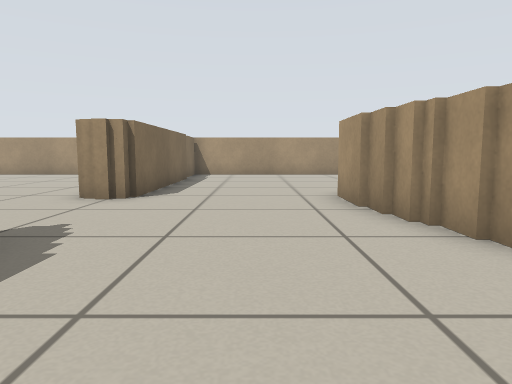
[1] (above)

24 first-person views from a walk through a robot-simulator world made for Stage. The camera is 0.46 m above the floor, tilts 6° down and sees 70° across. Floor lines are 1 m apart. The floor is counted in squares, 0.5 m on a side. Each view is taken from the middle of a square. On the plan, view 1 faces up. The plan holds only what a view shows up to about 12 squares ahead; the rest is blank. Robots are left out.

[2]
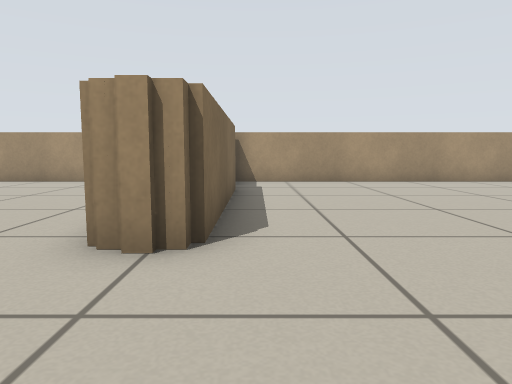

[3]
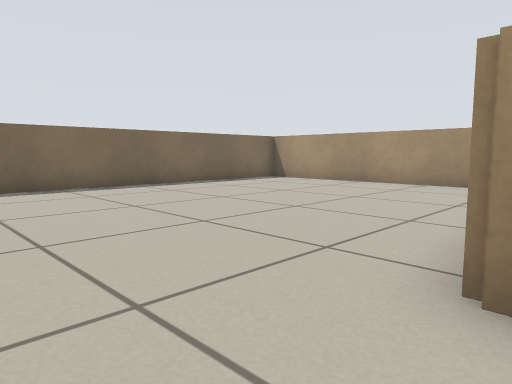

[4]
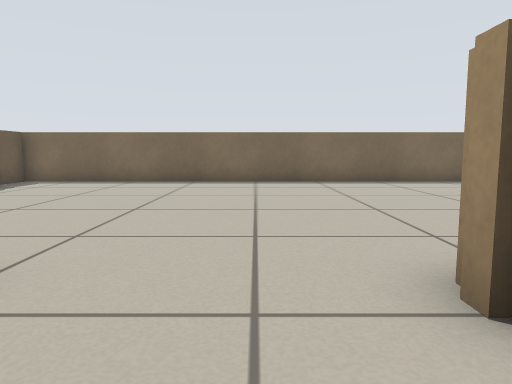

[5]
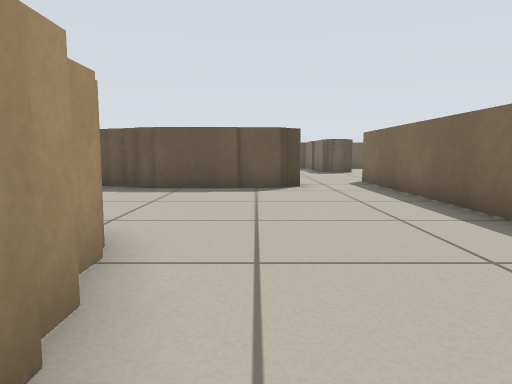

[6]
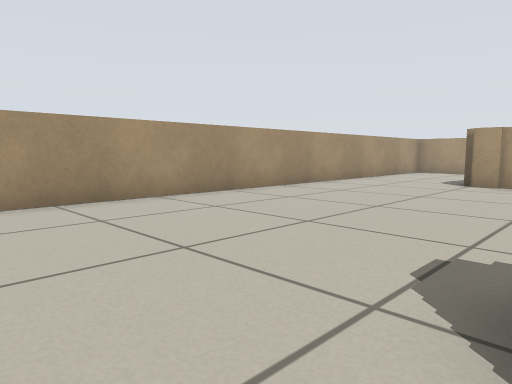

[7]
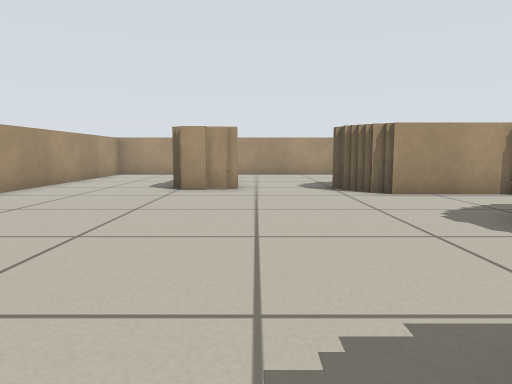

[8]
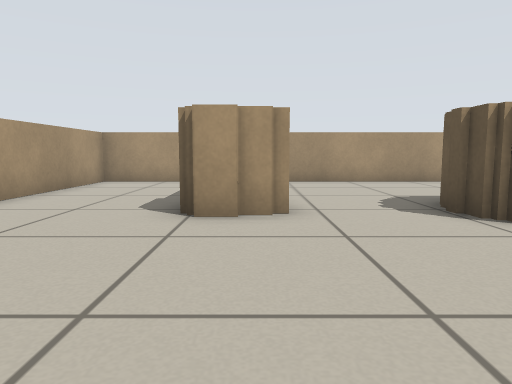

[9]
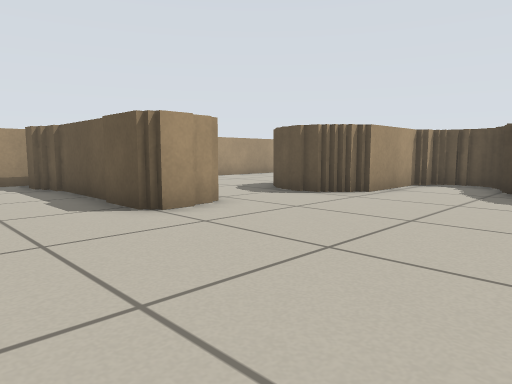

[10]
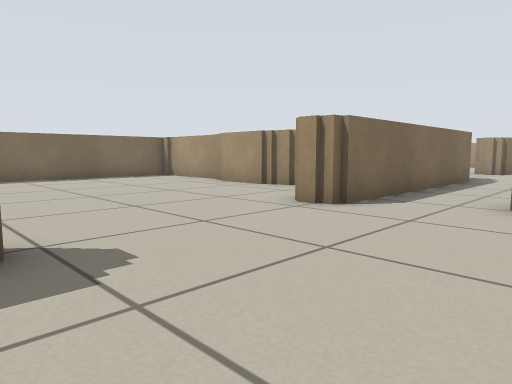

[11]
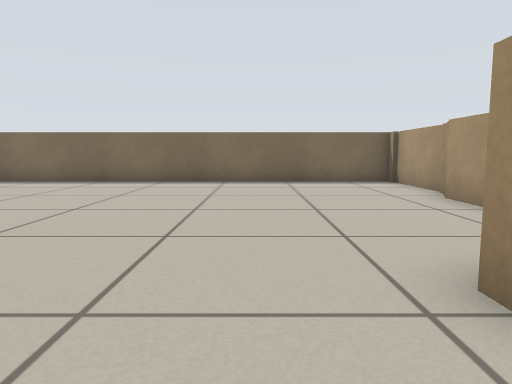

[12]
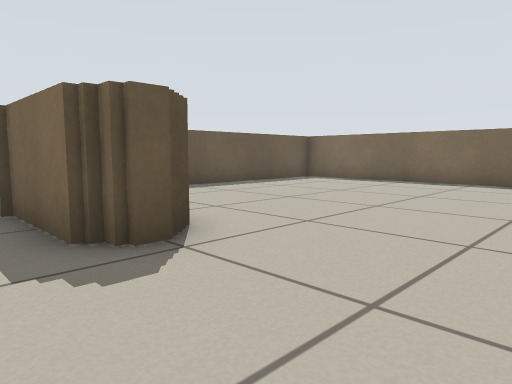

[13]
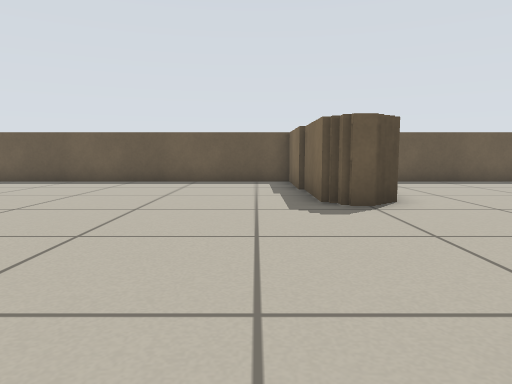

[14]
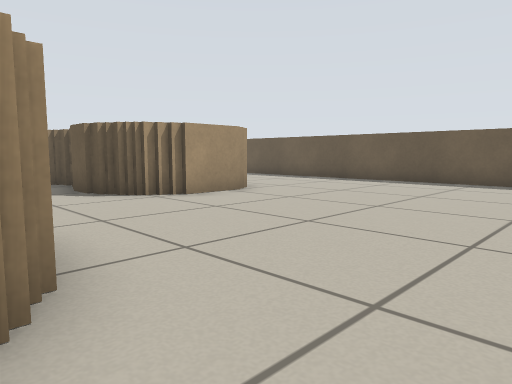

[15]
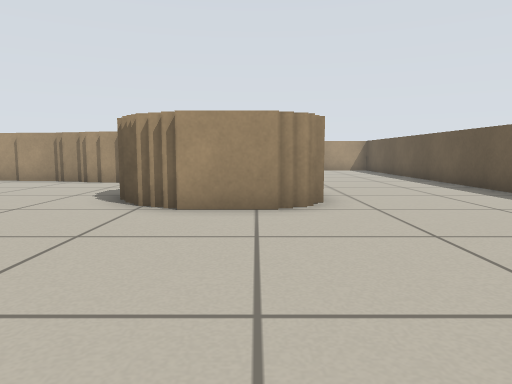

[16]
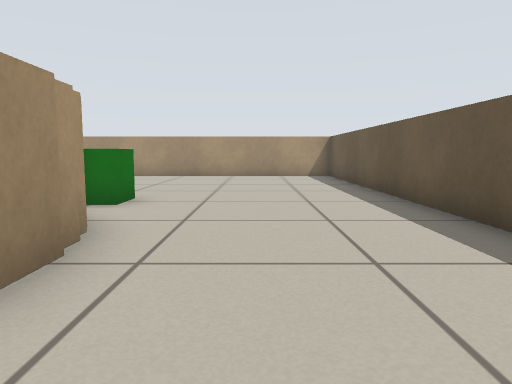

[17]
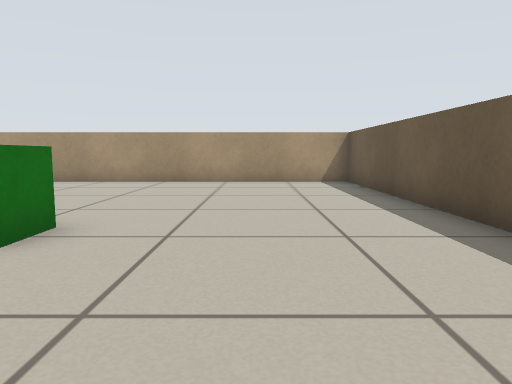

[18]
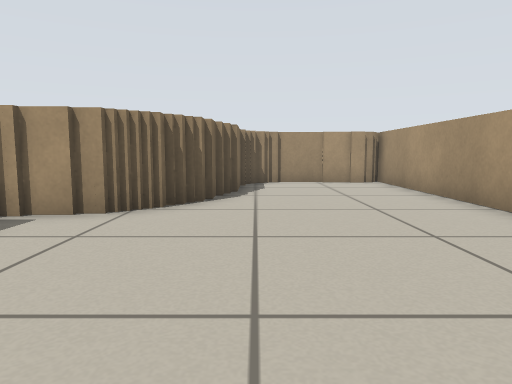

[19]
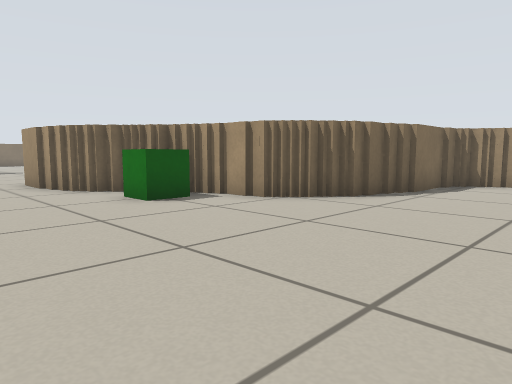

[20]
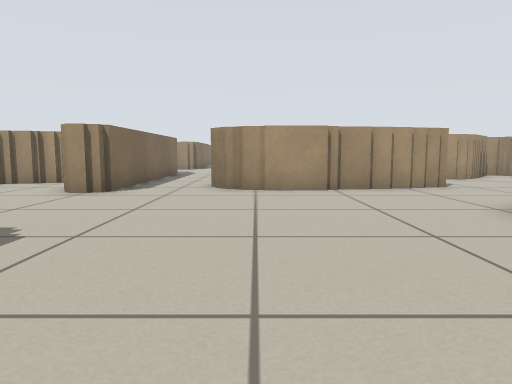

[21]
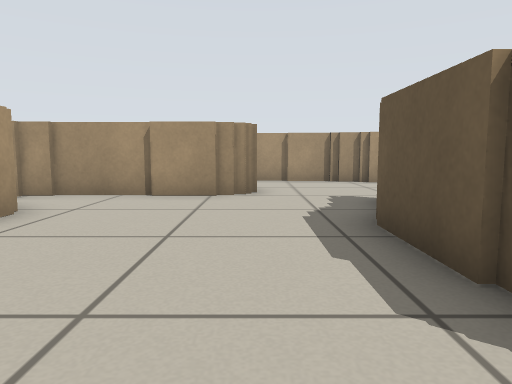

[22]
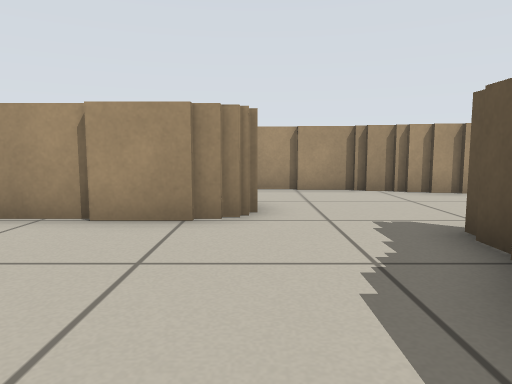

[23]
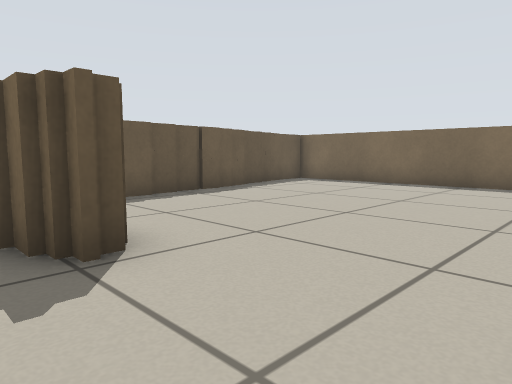

[24]
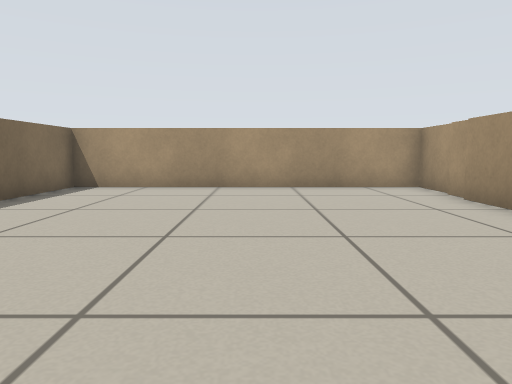

### Floor plan
Points are (right, up) in squares from view 1. A wall is a line through its corners. A room is listed if a view was taken in it or the views show most of it. See-through windows are left out.
Room 1 (views 1, 2, 3, 4, 5, 6, 7, 8, 9, 13, 14, 21, 22, 23, 24)
walls: (1.8, 6.2) (1.8, 8); (2.1, 4.5) (2.1, 6.4); (2.4, 3.4) (2.4, 4.6); (-3.8, 11.9) (-3.8, 13.4); (-3.6, 3.7) (-3, 3.7) (-3, 2.8); (-2.5, 13.4) (-2.5, 7.4) (-3.8, 7.4); (-2.5, 2.5) (-2.5, -4.5); (-3.8, 13.5) (-3.8, 14.2); (4.9, 2.7) (4.1, 2.7); (-3.5, 14.4) (-3.5, 16) (-13, 16) (-13, -1.5) (-11.8, -1.5); (-6.1, -0.4) (-5.4, -0.4); (9.4, 3.3) (11, 3.3) (11, 4.1); (0.2, -2.6) (4.1, -2.6); (-0.1, -2.9) (0.4, -2.9); (7.1, -0.9) (7.1, 4.1); (4, -2.9) (4.8, -2.9); (11.2, 4) (11.2, 6.9) (11.5, 6.9) (11.5, 7.5); (4.6, -3.3) (5.9, -3.3); (-8.9, -0.6) (-6.1, -0.6); (12.3, 10.6) (12.3, 12) (17.4, 12); (-9.5, -0.9) (-8.9, -0.9); (-10.9, -1.1) (-9.5, -1.1); (17.2, 12.4) (18.2, 12.4); (19, 12.1) (19, 16) (-2.8, 16)
ways out: opening at (-1.5, -4) to room 2; opening at (7, -2); opening at (12, 9.5)
Room 2 (views 10, 11, 12, 15, 16, 17, 18, 19, 20)
walls: (4.9, -10.8) (4.9, -8.4); (5.2, -11.1) (5.2, -10.6); (5.2, -8.5) (5.2, -7.8); (-3.2, -10.4) (-2.5, -10.4) (-2.5, -10.9) (-2.2, -10.9) (-2.2, -14.9); (3.1, -4.9) (0.6, -4.9); (0.8, -4.6) (0.1, -4.6); (7.9, -11.3) (5.8, -11.3); (-2.2, -15) (-2.2, -15.5); (8.6, -11) (7.8, -11); (-2.5, -4.5) (-2.5, -5.5) (-3.6, -5.5); (-2.1, -16) (19, -16) (19, -1.9); (10.3, -9.6) (9.4, -9.6) (9.4, -10.2) (9.1, -10.2) (9.1, -10.6) (8.5, -10.6); (10.9, -9.1) (10.3, -9.1); (11.4, -8.8) (10.8, -8.8); (-5, -2.6) (-5.9, -2.6); (-5.8, -2.8) (-6.5, -2.8); (-6.4, -3.1) (-8.6, -3.1); (12.8, -8.6) (11.2, -8.6); (13.4, -7.4) (13.4, -8.1) (12.9, -8.1); (13.7, -7) (13.7, -7.5); (14.1, -5.6) (14.1, -7.1); (-9.5, -16) (-5.6, -16); (-9.4, -2.6) (-13, -2.6) (-13, -15.5); (14.6, -2.9) (14.6, -5.8); (15, -2.6) (15, -3); (18.5, -2.6) (18, -2.6); (18.9, -2.3) (15.4, -2.3)
ways out: opening at (-1.5, -4) to room 1; opening at (4.5, -6.5)
objects: green box (11, -10)

Where each view was taken, in squares from view 1:
view 1: 0 up, 0 right, facing up
view 2: 4 up, 2 left, facing up
view 3: 5 up, 3 left, facing up-left
view 4: 6 up, 1 left, facing left
view 5: 7 up, 1 right, facing down
view 6: 9 up, 1 right, facing up-right
view 7: 10 up, 3 right, facing right
view 8: 11 up, 7 right, facing right
view 9: 15 up, 7 right, facing down-right
view 10: 11 down, 1 right, facing up-left
view 11: 7 down, 1 left, facing left
view 12: 7 down, 1 left, facing down-left
view 13: 4 down, 1 left, facing down
view 14: 4 down, 2 left, facing down-right
view 15: 10 down, 1 left, facing right
view 16: 13 down, 4 right, facing right
view 17: 13 down, 7 right, facing right
view 18: 14 down, 15 right, facing up
view 19: 14 down, 18 right, facing up-left
view 20: 14 down, 1 right, facing up
view 21: 1 down, 1 left, facing right
view 22: 1 down, 2 right, facing right
view 23: 7 up, 2 left, facing down-left
view 24: 6 up, 8 left, facing up
